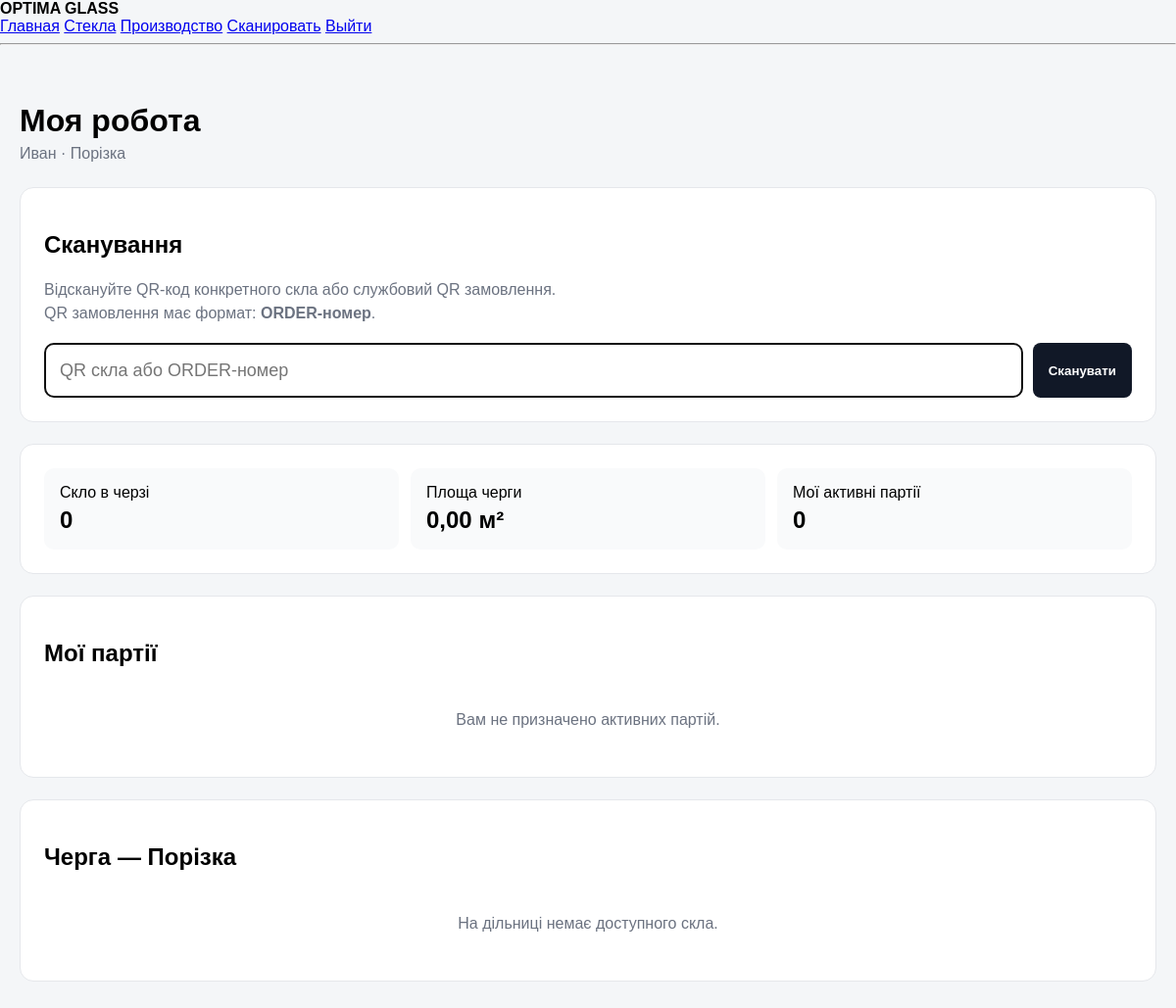
Before: /work.php (signed in) with the older database file.
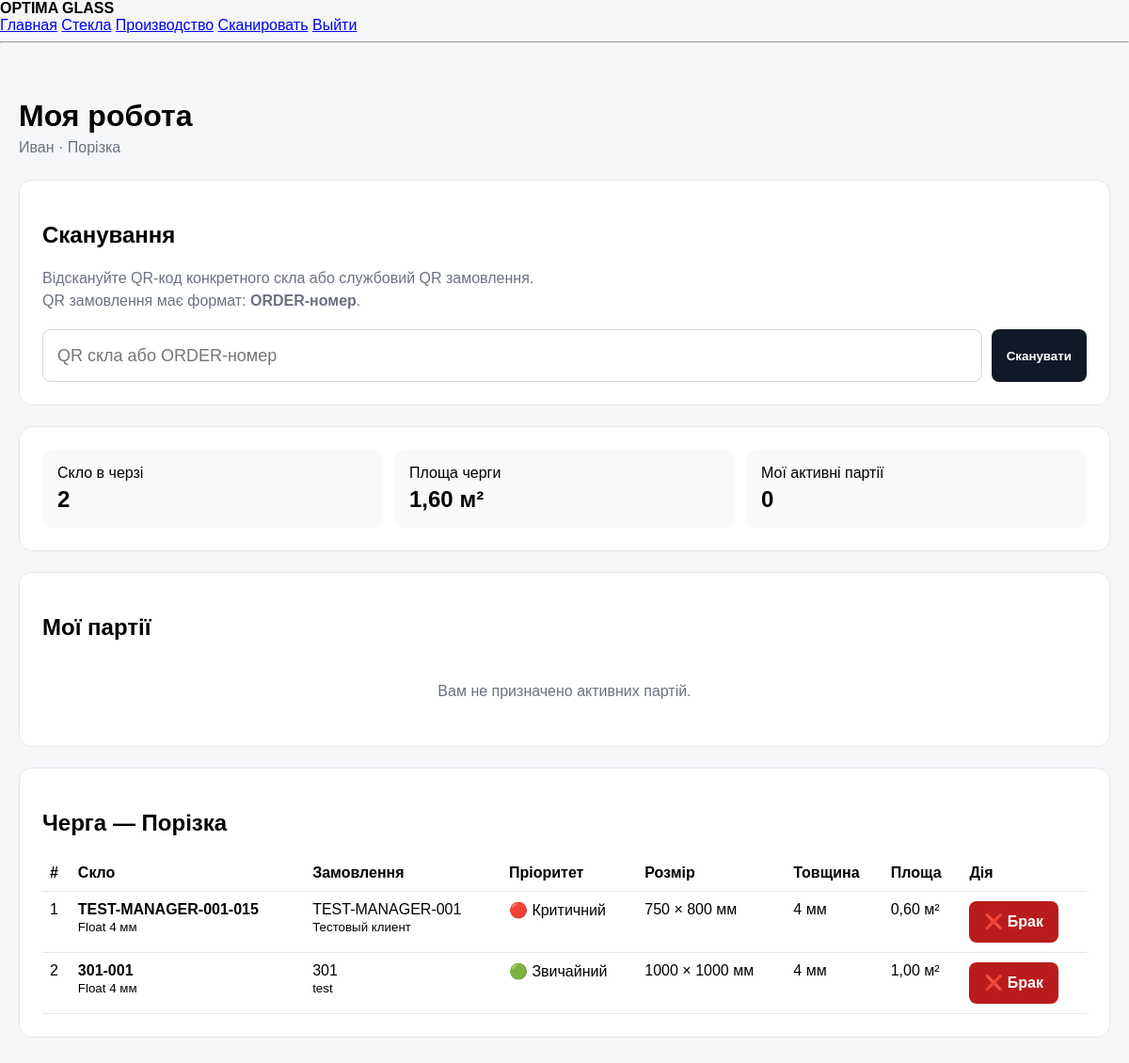
After: the same page with the newer database file.
### tables this page shows
CREATE TABLE glasses (
        id INTEGER PRIMARY KEY AUTOINCREMENT,
        code TEXT NOT NULL UNIQUE,
        order_number TEXT,
        glass_type TEXT,
        width INTEGER,
        height INTEGER,
        quantity INTEGER NOT NULL DEFAULT 1,
        status TEXT NOT NULL DEFAULT 'created',
        current_location TEXT,
        employee_id INTEGER,
        comment TEXT,
        created_at TEXT NOT NULL DEFAULT CURRENT_TIMESTAMP,
        updated_at TEXT NOT NULL DEFAULT CURRENT_TIMESTAMP, order_id INTEGER, order_item_id INTEGER, thickness REAL, route_id INTEGER, current_step_id INTEGER,
        FOREIGN KEY (employee_id) REFERENCES users(id)
    );

CREATE TABLE orders (
    id INTEGER PRIMARY KEY AUTOINCREMENT,
    order_number TEXT NOT NULL UNIQUE,
    customer_name TEXT,
    comment TEXT,
    status TEXT NOT NULL DEFAULT 'new',
    created_at TEXT NOT NULL DEFAULT CURRENT_TIMESTAMP,
    updated_at TEXT NOT NULL DEFAULT CURRENT_TIMESTAMP
, priority INTEGER NOT NULL DEFAULT 1, planned_date TEXT, production_started_at TEXT, production_completed_at TEXT, created_by INTEGER);

### src/auth.php (called while the page is built, shortened)
<?php
require_once __DIR__ . '/db.php';
function current_user(): ?array
{
    global $db;
    $stmt = $db->prepare("
        SELECT
            u.id,
            u.name,
            u.email,
            u.role,
            u.active,
            u.stage_id,
            ps.name AS stage_name
        FROM users u
        LEFT JOIN production_stages ps
            ON ps.id = u.stage_id
        WHERE u.id = :id
          AND u.active = 1
        LIMIT 1
    ");
    $stmt->execute([
        ':id' => (int) $_SESSION['user_id'],
    ]);
    $user = $stmt->fetch(PDO::FETCH_ASSOC);
    return $user;
}
function require_user(): array
{
    $user = current_user();
    return $user;
}

### src/permissions.php (called while the page is built, shortened)
<?php
function isSuperAdmin(?array $user = null): bool
{
    $user ??= permissionUser();
    return ($user['role'] ?? '') === 'superadmin';
}
function userRoleId(
    PDO $db,
    array $user
): ?int {
    $role = $user['role'] ?? '';
    $stmt = $db->prepare("
        SELECT id
        FROM roles
        WHERE name = :name
          AND active = 1
        LIMIT 1
    ");
    $stmt->execute([
        ':name' =>
            $role,
    ]);
    $roleId =
        $stmt->fetchColumn();
    return (int) $roleId;
}
function permissionId(
    PDO $db,
    string $permission
): ?int {
    $stmt = $db->prepare("
        SELECT id
        FROM permissions
        WHERE code = :code
          AND active = 1
        LIMIT 1
    ");
    $stmt->execute([
        ':code' =>
            $permission,
    ]);
    $permissionId =
        $stmt->fetchColumn();
    if ($permissionId === false) {
        return null;
    }
    return (int) $permissionId;
}
function can(
    string $permission,
    ?array $user = null
): bool {
    global $db;
    $user ??= permissionUser();
    $permissionId =
        permissionId(
            $db,
            $permission
        );
    if ($permissionId === null) {
        return false;
    }
    $userId =
        (int) $user['id'];
    $userPermissionStmt =
        $db->prepare("
            SELECT
                allowed
            FROM user_permissions
            WHERE user_id = :user_id
              AND permission_id = :permission_id
            LIMIT 1
        ");
    $userPermissionStmt->execute([
        ':user_id' =>
            $userId,
        ':permission_id' =>
            $permissionId,
    ]);
    $userPermission =
        $userPermissionStmt->fetchColumn();
    $roleId =
        userRoleId(
            $db,
            $user
        );
    $rolePermissionStmt =
        $db->prepare("
            SELECT
                allowed
            FROM role_permissions
            WHERE role_id = :role_id
              AND permission_id = :permission_id
            LIMIT 1
        ");
    $rolePermissionStmt->execute([
        ':role_id' =>
            $roleId,
        ':permission_id' =>
            $permissionId,
    ]);
    $rolePermission =
        $rolePermissionStmt->fetchColumn();
    return (int) $rolePermission === 1;
}

### public/work.php (the view, shortened to what the changed rows need)
<?php
require __DIR__ . '/../src/auth.php';
require __DIR__ . '/../src/telegram.php';
require __DIR__ . '/../src/permissions.php';
$user = require_user();
function e(?string $value): string
{
    return htmlspecialchars(
        $value ?? '',
        ENT_QUOTES,
        'UTF-8'
    );
}
function priorityLabel(int $priority): string
{
    return match ($priority) {
        3 => '🔴 Критичний',
        2 => '🟠 Терміновий',
        default => '🟢 Звичайний',
    };
}
function stageLabel(string $name): string
{
    return match ($name) {
        'Порезка' => 'Порізка',
        'Обработка' => 'Обробка',
        'Закалка' => 'Гартування',
        'Контроль качества' => 'Контроль якості',
        'Упаковка' => 'Пакування',
        'Отгрузка' => 'Відвантаження',
        'Емалит' => 'Емаліт',
        'Триплекс' => 'Триплекс',
        default => $name,
    };
}
$canReject =
    can(
        'glass.reject',
        $user
    );
$stageId =
    current_stage_id(
        $user
    );
$stageStmt =
    $db->prepare("
        SELECT
            id,
            name,
            execution_mode
        FROM production_stages
        WHERE id = :id
          AND active = 1
        LIMIT 1
    ");
$stageStmt->execute([
    ':id' => $stageId,
]);
$currentStage =
    $stageStmt->fetch(
        PDO::FETCH_ASSOC
    );
$queueStmt =
    $db->prepare("
        SELECT
            g.id AS glass_id,
            g.code,
            g.order_number,
            g.glass_type,
            g.thickness,
            g.width,
            g.height,
            g.quantity,
            g.status,
            o.id AS order_id,
            o.customer_name,
            o.priority,
            o.planned_date
        FROM glasses g
        JOIN orders o
            ON o.id =
                g.order_id
        JOIN route_steps rs
            ON rs.id =
                g.current_step_id
        JOIN production_stages ps
            ON ps.name =
                rs.name
        WHERE ps.id =
            :stage_id
          AND o.status =
            'in_production'
          AND g.status =
            'waiting'
          AND NOT EXISTS (
              SELECT 1
              FROM production_batch_items pbi
              JOIN production_batches pb
                  ON pb.id =
                      pbi.batch_id
              WHERE pbi.glass_id =
                  g.id
                AND pb.status IN (
                    'created',
                    'in_progress'
                )
          )
        ORDER BY
            o.priority DESC,
            CASE
                WHEN o.planned_date IS NULL
                THEN 1
                ELSE 0
            END,
            o.planned_date ASC,
            g.created_at ASC,
            g.id ASC
    ");
$queueStmt->execute([
    ':stage_id' =>
        $stageId,
]);
$queue =
    $queueStmt->fetchAll(
        PDO::FETCH_ASSOC
    );
$queueArea = 0.0;
foreach (
    $queue
    as $item
) {
    $queueArea +=
        (
            (int)
            $item['width']
            *
            (int)
            $item['height']
            *
            max(
                1,
                (int)
                $item['quantity']
            )
        )
        / 1000000;
}
?>
<!DOCTYPE html>
<html lang="uk">
<head>
</head>
<body>
<main class="work-page">
    <header class="work-header">
        <h1>
            Моя робота
        </h1>
    </header>
    <section class="card">
        <h2>
            Сканування
        </h2>
    </section>
    <section class="card">
        <div class="summary">
            <div class="summary-box">
                Скло в черзі
                <span class="summary-value">
                    <?= count($queue) ?>
                </span>
            </div>
            <div class="summary-box">
                Площа черги
                <span class="summary-value">
                    <?= number_format(
                        $queueArea,
                        2,
                        ',',
                        ' '
                    ) ?>
                    м²
                </span>
            </div>
        </div>
    </section>
    <section class="card">
        <h2>
            Мої партії
        </h2>
    </section>
    <section class="card">
        <h2>
            Черга —
            <?= e(
                stageLabel(
                    $currentStage[
                        'name'
                    ]
                )
            ) ?>
        </h2>
        <?php if (
            !$queue
        ): ?>
            <div class="empty">
                На дільниці немає доступного скла.
            </div>
        <?php else: ?>
            <div class="table-wrap">
                <table>
                    <thead>
                        <tr>
                            <th>#</th>
                            <th>Скло</th>
                            <th>Замовлення</th>
                            <th>Пріоритет</th>
                            <th>Розмір</th>
                            <th>Товщина</th>
                            <th>Площа</th>
                            <?php if (
                                $canReject
                            ): ?>
                                <th>Дія</th>
                            <?php endif; ?>
                        </tr>
                    </thead>
                    <tbody>
                    <?php foreach (
                        $queue
                        as $index =>
                            $item
                    ): ?>
                        <tr>
                            <td>
                                <?= $index + 1 ?>
                            </td>
                            <td>
                                <strong>
                                    <?= e(
                                        $item[
                                            'code'
                                        ]
                                    ) ?>
                                </strong>
                                <?php if (
                                    !empty(
                                        $item[
                                            'glass_type'
                                        ]
                                    )
                                ): ?>
                                    <br>
                                    <small>
                                        <?= e(
                                            $item[
                                                'glass_type'
                                            ]
                                        ) ?>
                                    </small>
                                <?php endif; ?>
                            </td>
                            <td>
                                <?= e(
                                    $item[
                                        'order_number'
                                    ]
                                ) ?>
                                <?php if (
                                    !empty(
                                        $item[
                                            'customer_name'
                                        ]
                                    )
                                ): ?>
                                    <br>
                                    <small>
                                        <?= e(
                                            $item[
                                                'customer_name'
                                            ]
                                        ) ?>
                                    </small>
                                <?php endif; ?>
                            </td>
                            <td>
                                <?= e(
                                    priorityLabel(
                                        (int)
                                        $item[
                                            'priority'
                                        ]
                                    )
                                ) ?>
                            </td>
                            <td>
                                <?= (int)
                                    $item[
                                        'width'
                                    ] ?>
                                ×
                                <?= (int)
                                    $item[
                                        'height'
                                    ] ?>
                                мм
                            </td>
                            <td>
                                <?= $item[
                                    'thickness'
                                ] !== null
                                    ? e(
                                        (string)
                                        $item[
                                            'thickness'
                                        ]
                                    ) . ' мм'
                                    : '—'
                                ?>
                            </td>
                            <td>
                                <?= number_format(
                                    (
                                        (int)
                                        $item[
                                            'width'
                                        ]
                                        *
                                        (int)
                                        $item[
                                            'height'
                                        ]
                                        *
                                        max(
                                            1,
                                            (int)
                                            $item[
                                                'quantity'
                                            ]
                                        )
                                    )
                                    / 1000000,
                                    2,
                                    ',',
                                    ' '
                                ) ?>
                                м²
                            </td>
                            <?php if (
                                $canReject
                            ): ?>
                                <td>
                                    <a
                                        href="/reject_glass.php?code=<?= urlencode(
                                            $item[
                                                'code'
                                            ]
                                        ) ?>"
                                        class="button button-danger"
                                    >
                                        ❌ Брак
                                    </a>
                                </td>
                            <?php endif; ?>
                        </tr>
                    <?php endforeach; ?>
                    </tbody>
                </table>
            </div>
        <?php endif; ?>
    </section>
</main>
</body>
</html>

Changed rows visible on the page:
added glasses: code "TEST-MANAGER-001-015", glass_type "Float 4 мм", order_number "TEST-MANAGER-001", order.customer_name "Тестовый клиент", order.priority "🔴 Критичний", width "750", height "800", thickness "4", width+height+quantity "0,60"
added glasses: code "301-001", glass_type "Float 4 мм", order_number "301", order.customer_name "test", order.priority "🟢 Звичайний", width "1000", height "1000", thickness "4", width+height+quantity "1,00"
Other visible differences:
count($queue): "0" → "2"
$queueArea: "0,00" → "1,60"
text no longer shown: "На дільниці немає доступного скла."
text now shown: "# Скло Замовлення Пріоритет Розмір Товщина Площа Дія"
